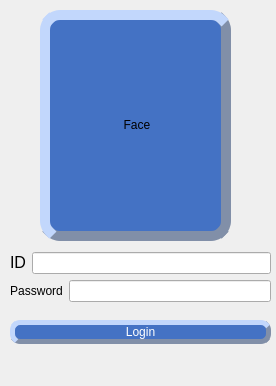
<?xml version="1.0" encoding="UTF-8"?>
<ui version="4.0">
 <class>Manager_Login</class>
 <widget class="QMainWindow" name="Manager_Login">
  <property name="geometry">
   <rect>
    <x>0</x>
    <y>0</y>
    <width>276</width>
    <height>386</height>
   </rect>
  </property>
  <property name="windowTitle">
   <string>MainWindow</string>
  </property>
  <widget class="QWidget" name="centralwidget">
   <widget class="QLabel" name="manager_face">
    <property name="geometry">
     <rect>
      <x>40</x>
      <y>10</y>
      <width>191</width>
      <height>231</height>
     </rect>
    </property>
    <property name="styleSheet">
     <string notr="true">background-color : rgb(68, 114, 196);
border-style : outset;
border-width : 10px;
border-radius : 20px;
border-color : rgb(129, 143, 168);</string>
    </property>
    <property name="text">
     <string>&lt;html&gt;&lt;head/&gt;&lt;body&gt;&lt;p align=&quot;center&quot;&gt;Face&lt;/p&gt;&lt;/body&gt;&lt;/html&gt;</string>
    </property>
   </widget>
   <widget class="QWidget" name="layoutWidget">
    <property name="geometry">
     <rect>
      <x>10</x>
      <y>240</y>
      <width>261</width>
      <height>117</height>
     </rect>
    </property>
    <layout class="QVBoxLayout" name="verticalLayout_2">
     <item>
      <layout class="QVBoxLayout" name="verticalLayout">
       <item>
        <layout class="QHBoxLayout" name="horizontalLayout">
         <item>
          <widget class="QLabel" name="Id_label">
           <property name="styleSheet">
            <string notr="true">font: 14pt &quot;배달의민족 주아&quot;;</string>
           </property>
           <property name="text">
            <string>&lt;html&gt;&lt;head/&gt;&lt;body&gt;&lt;p align=&quot;center&quot;&gt;&lt;span style=&quot; font-size:12pt;&quot;&gt;ID&lt;/span&gt;&lt;/p&gt;&lt;/body&gt;&lt;/html&gt;</string>
           </property>
          </widget>
         </item>
         <item>
          <widget class="QLineEdit" name="Id_lineEdit"/>
         </item>
        </layout>
       </item>
       <item>
        <layout class="QHBoxLayout" name="horizontalLayout_2">
         <item>
          <widget class="QLabel" name="Password_label">
           <property name="styleSheet">
            <string notr="true">font: 14pt &quot;배달의민족 주아&quot;;</string>
           </property>
           <property name="text">
            <string>&lt;html&gt;&lt;head/&gt;&lt;body&gt;&lt;p align=&quot;center&quot;&gt;Password&lt;/p&gt;&lt;/body&gt;&lt;/html&gt;</string>
           </property>
          </widget>
         </item>
         <item>
          <widget class="QLineEdit" name="Password_lineEdit">
           <property name="echoMode">
            <enum>QLineEdit::Password</enum>
           </property>
          </widget>
         </item>
        </layout>
       </item>
      </layout>
     </item>
     <item>
      <widget class="QPushButton" name="Login_Button">
       <property name="styleSheet">
        <string notr="true">background-color : rgb(68, 114, 196);
border-style : outset;
border-width : 5px;
border-radius : 10px;
border-color : rgb(129, 143, 168);
font: 15pt &quot;배달의민족 주아&quot;;
color: rgb(255, 255, 255);</string>
       </property>
       <property name="text">
        <string>Login</string>
       </property>
      </widget>
     </item>
    </layout>
   </widget>
  </widget>
  <widget class="QMenuBar" name="menubar">
   <property name="geometry">
    <rect>
     <x>0</x>
     <y>0</y>
     <width>276</width>
     <height>21</height>
    </rect>
   </property>
  </widget>
 </widget>
 <resources/>
 <connections/>
</ui>
